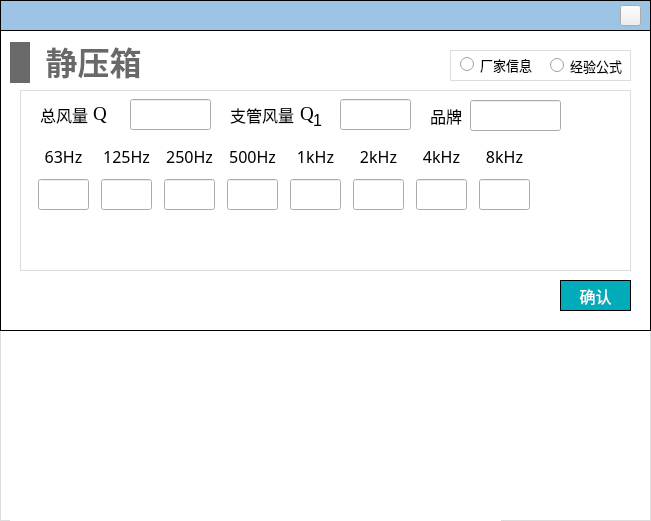
<?xml version="1.0" encoding="UTF-8"?>
<ui version="4.0">
 <class>Dialog_static_box</class>
 <widget class="QDialog" name="Dialog_static_box">
  <property name="geometry">
   <rect>
    <x>0</x>
    <y>0</y>
    <width>651</width>
    <height>521</height>
   </rect>
  </property>
  <property name="font">
   <font>
    <family>黑体</family>
   </font>
  </property>
  <property name="windowTitle">
   <string>Dialog</string>
  </property>
  <property name="styleSheet">
   <string notr="true">#Dialog_static_box
{
background-color:white;
}

QLineEdit 
{
font-family: 'Microsoft YaHei';
font-size: 13px;
}

QComboBox
{
font-family: 'Microsoft YaHei';
font-size: 13px;
}</string>
  </property>
  <widget class="QWidget" name="widget_static_box" native="true">
   <property name="geometry">
    <rect>
     <x>0</x>
     <y>30</y>
     <width>651</width>
     <height>301</height>
    </rect>
   </property>
   <property name="styleSheet">
    <string notr="true">#widget_static_box
{
border: 1px solid #000000;
}</string>
   </property>
   <widget class="QPushButton" name="pushButton_confirm">
    <property name="geometry">
     <rect>
      <x>560</x>
      <y>250</y>
      <width>71</width>
      <height>31</height>
     </rect>
    </property>
    <property name="font">
     <font>
      <family>Microsoft YaHei</family>
      <pointsize>12</pointsize>
     </font>
    </property>
    <property name="styleSheet">
     <string notr="true">QPushButton
{
	color:#ffffff; /*文字颜色*/
    background-color: #00ACB9;/*背景色*/
    border-radius:0px; /*边框倒角*/
	border: 1px solid #000000;
}


QPushButton:hover 
{
background-color: rgb(0,142,153);
color: white;
}</string>
    </property>
    <property name="text">
     <string>确认</string>
    </property>
   </widget>
   <widget class="QWidget" name="layoutWidget_12">
    <property name="geometry">
     <rect>
      <x>10</x>
      <y>10</y>
      <width>141</width>
      <height>45</height>
     </rect>
    </property>
    <layout class="QHBoxLayout" name="horizontalLayout_25">
     <item>
      <widget class="QLabel" name="label_30">
       <property name="minimumSize">
        <size>
         <width>20</width>
         <height>41</height>
        </size>
       </property>
       <property name="maximumSize">
        <size>
         <width>20</width>
         <height>41</height>
        </size>
       </property>
       <property name="styleSheet">
        <string notr="true">QLabel { 
border: none; 
background-color : rgb(105, 105, 105);
}</string>
       </property>
       <property name="text">
        <string/>
       </property>
      </widget>
     </item>
     <item>
      <widget class="QLabel" name="label_31">
       <property name="font">
        <font>
         <family>Microsoft YaHei</family>
         <pointsize>24</pointsize>
         <bold>true</bold>
        </font>
       </property>
       <property name="styleSheet">
        <string notr="true">QLabel { 
border: none; 
color : rgb(105, 105, 105);
}</string>
       </property>
       <property name="text">
        <string>静压箱</string>
       </property>
       <property name="alignment">
        <set>Qt::AlignBottom|Qt::AlignHCenter</set>
       </property>
      </widget>
     </item>
    </layout>
   </widget>
   <widget class="QWidget" name="widget_7" native="true">
    <property name="geometry">
     <rect>
      <x>450</x>
      <y>20</y>
      <width>181</width>
      <height>31</height>
     </rect>
    </property>
    <property name="styleSheet">
     <string notr="true">#widget_7
{
border: 1px solid #DCDCDC;
}</string>
    </property>
    <widget class="QRadioButton" name="radioButton_known">
     <property name="geometry">
      <rect>
       <x>10</x>
       <y>-1</y>
       <width>81</width>
       <height>31</height>
      </rect>
     </property>
     <property name="font">
      <font>
       <family>黑体</family>
       <pointsize>10</pointsize>
      </font>
     </property>
     <property name="text">
      <string>厂家信息</string>
     </property>
    </widget>
    <widget class="QRadioButton" name="radioButton_formula">
     <property name="geometry">
      <rect>
       <x>100</x>
       <y>0</y>
       <width>81</width>
       <height>31</height>
      </rect>
     </property>
     <property name="font">
      <font>
       <family>黑体</family>
       <pointsize>10</pointsize>
      </font>
     </property>
     <property name="text">
      <string>经验公式</string>
     </property>
    </widget>
   </widget>
   <widget class="QWidget" name="widget_2" native="true">
    <property name="geometry">
     <rect>
      <x>20</x>
      <y>60</y>
      <width>611</width>
      <height>181</height>
     </rect>
    </property>
    <property name="styleSheet">
     <string notr="true">#widget_2
{
border: 1px solid #DCDCDC;
}

QLabel
{
font-family: '黑体';
font-size: 16px;
}

QLineEdit
{
font-family: '黑体';
}

QRadioButton
{
font-family: '黑体';
}

QPushButton
{
font-family: '黑体';
}</string>
    </property>
    <widget class="QWidget" name="layoutWidget">
     <property name="geometry">
      <rect>
       <x>12</x>
       <y>50</y>
       <width>511</width>
       <height>72</height>
      </rect>
     </property>
     <layout class="QHBoxLayout" name="horizontalLayout">
      <item>
       <layout class="QVBoxLayout" name="verticalLayout">
        <item>
         <widget class="QLabel" name="label_7">
          <property name="minimumSize">
           <size>
            <width>51</width>
            <height>31</height>
           </size>
          </property>
          <property name="maximumSize">
           <size>
            <width>51</width>
            <height>31</height>
           </size>
          </property>
          <property name="font">
           <font>
            <family>黑体</family>
            <pointsize>-1</pointsize>
           </font>
          </property>
          <property name="text">
           <string>63Hz</string>
          </property>
          <property name="alignment">
           <set>Qt::AlignCenter</set>
          </property>
         </widget>
        </item>
        <item>
         <widget class="QLineEdit" name="lineEdit_63">
          <property name="minimumSize">
           <size>
            <width>51</width>
            <height>31</height>
           </size>
          </property>
          <property name="maximumSize">
           <size>
            <width>51</width>
            <height>31</height>
           </size>
          </property>
          <property name="alignment">
           <set>Qt::AlignCenter</set>
          </property>
          <property name="readOnly">
           <bool>true</bool>
          </property>
         </widget>
        </item>
       </layout>
      </item>
      <item>
       <layout class="QVBoxLayout" name="verticalLayout_2">
        <item>
         <widget class="QLabel" name="label_8">
          <property name="minimumSize">
           <size>
            <width>51</width>
            <height>31</height>
           </size>
          </property>
          <property name="maximumSize">
           <size>
            <width>51</width>
            <height>31</height>
           </size>
          </property>
          <property name="font">
           <font>
            <family>黑体</family>
            <pointsize>-1</pointsize>
           </font>
          </property>
          <property name="text">
           <string>125Hz</string>
          </property>
          <property name="alignment">
           <set>Qt::AlignCenter</set>
          </property>
         </widget>
        </item>
        <item>
         <widget class="QLineEdit" name="lineEdit_125">
          <property name="minimumSize">
           <size>
            <width>51</width>
            <height>31</height>
           </size>
          </property>
          <property name="maximumSize">
           <size>
            <width>51</width>
            <height>31</height>
           </size>
          </property>
          <property name="alignment">
           <set>Qt::AlignCenter</set>
          </property>
          <property name="readOnly">
           <bool>true</bool>
          </property>
         </widget>
        </item>
       </layout>
      </item>
      <item>
       <layout class="QVBoxLayout" name="verticalLayout_3">
        <item>
         <widget class="QLabel" name="label_9">
          <property name="minimumSize">
           <size>
            <width>51</width>
            <height>31</height>
           </size>
          </property>
          <property name="maximumSize">
           <size>
            <width>51</width>
            <height>31</height>
           </size>
          </property>
          <property name="font">
           <font>
            <family>黑体</family>
            <pointsize>-1</pointsize>
           </font>
          </property>
          <property name="text">
           <string>250Hz</string>
          </property>
          <property name="alignment">
           <set>Qt::AlignCenter</set>
          </property>
         </widget>
        </item>
        <item>
         <widget class="QLineEdit" name="lineEdit_250">
          <property name="minimumSize">
           <size>
            <width>51</width>
            <height>31</height>
           </size>
          </property>
          <property name="maximumSize">
           <size>
            <width>51</width>
            <height>31</height>
           </size>
          </property>
          <property name="alignment">
           <set>Qt::AlignCenter</set>
          </property>
          <property name="readOnly">
           <bool>true</bool>
          </property>
         </widget>
        </item>
       </layout>
      </item>
      <item>
       <layout class="QVBoxLayout" name="verticalLayout_4">
        <item>
         <widget class="QLabel" name="label_10">
          <property name="minimumSize">
           <size>
            <width>51</width>
            <height>31</height>
           </size>
          </property>
          <property name="maximumSize">
           <size>
            <width>51</width>
            <height>31</height>
           </size>
          </property>
          <property name="font">
           <font>
            <family>黑体</family>
            <pointsize>-1</pointsize>
           </font>
          </property>
          <property name="text">
           <string>500Hz</string>
          </property>
          <property name="alignment">
           <set>Qt::AlignCenter</set>
          </property>
         </widget>
        </item>
        <item>
         <widget class="QLineEdit" name="lineEdit_500">
          <property name="minimumSize">
           <size>
            <width>51</width>
            <height>31</height>
           </size>
          </property>
          <property name="maximumSize">
           <size>
            <width>51</width>
            <height>31</height>
           </size>
          </property>
          <property name="alignment">
           <set>Qt::AlignCenter</set>
          </property>
          <property name="readOnly">
           <bool>true</bool>
          </property>
         </widget>
        </item>
       </layout>
      </item>
      <item>
       <layout class="QVBoxLayout" name="verticalLayout_5">
        <item>
         <widget class="QLabel" name="label_11">
          <property name="minimumSize">
           <size>
            <width>51</width>
            <height>31</height>
           </size>
          </property>
          <property name="maximumSize">
           <size>
            <width>51</width>
            <height>31</height>
           </size>
          </property>
          <property name="font">
           <font>
            <family>黑体</family>
            <pointsize>-1</pointsize>
           </font>
          </property>
          <property name="text">
           <string>1kHz</string>
          </property>
          <property name="alignment">
           <set>Qt::AlignCenter</set>
          </property>
         </widget>
        </item>
        <item>
         <widget class="QLineEdit" name="lineEdit_1k">
          <property name="minimumSize">
           <size>
            <width>51</width>
            <height>31</height>
           </size>
          </property>
          <property name="maximumSize">
           <size>
            <width>51</width>
            <height>31</height>
           </size>
          </property>
          <property name="alignment">
           <set>Qt::AlignCenter</set>
          </property>
          <property name="readOnly">
           <bool>true</bool>
          </property>
         </widget>
        </item>
       </layout>
      </item>
      <item>
       <layout class="QVBoxLayout" name="verticalLayout_6">
        <property name="spacing">
         <number>6</number>
        </property>
        <item>
         <widget class="QLabel" name="label_12">
          <property name="minimumSize">
           <size>
            <width>51</width>
            <height>31</height>
           </size>
          </property>
          <property name="maximumSize">
           <size>
            <width>51</width>
            <height>31</height>
           </size>
          </property>
          <property name="font">
           <font>
            <family>黑体</family>
            <pointsize>-1</pointsize>
           </font>
          </property>
          <property name="text">
           <string>2kHz</string>
          </property>
          <property name="alignment">
           <set>Qt::AlignCenter</set>
          </property>
         </widget>
        </item>
        <item>
         <widget class="QLineEdit" name="lineEdit_2k">
          <property name="minimumSize">
           <size>
            <width>51</width>
            <height>31</height>
           </size>
          </property>
          <property name="maximumSize">
           <size>
            <width>51</width>
            <height>31</height>
           </size>
          </property>
          <property name="alignment">
           <set>Qt::AlignCenter</set>
          </property>
          <property name="readOnly">
           <bool>true</bool>
          </property>
         </widget>
        </item>
       </layout>
      </item>
      <item>
       <layout class="QVBoxLayout" name="verticalLayout_7">
        <item>
         <widget class="QLabel" name="label_">
          <property name="minimumSize">
           <size>
            <width>51</width>
            <height>31</height>
           </size>
          </property>
          <property name="maximumSize">
           <size>
            <width>51</width>
            <height>31</height>
           </size>
          </property>
          <property name="font">
           <font>
            <family>黑体</family>
            <pointsize>-1</pointsize>
           </font>
          </property>
          <property name="text">
           <string>4kHz</string>
          </property>
          <property name="alignment">
           <set>Qt::AlignCenter</set>
          </property>
         </widget>
        </item>
        <item>
         <widget class="QLineEdit" name="lineEdit_4k">
          <property name="minimumSize">
           <size>
            <width>51</width>
            <height>31</height>
           </size>
          </property>
          <property name="maximumSize">
           <size>
            <width>51</width>
            <height>31</height>
           </size>
          </property>
          <property name="alignment">
           <set>Qt::AlignCenter</set>
          </property>
          <property name="readOnly">
           <bool>true</bool>
          </property>
         </widget>
        </item>
       </layout>
      </item>
      <item>
       <layout class="QVBoxLayout" name="verticalLayout_8">
        <item>
         <widget class="QLabel" name="label_14">
          <property name="minimumSize">
           <size>
            <width>51</width>
            <height>31</height>
           </size>
          </property>
          <property name="maximumSize">
           <size>
            <width>51</width>
            <height>31</height>
           </size>
          </property>
          <property name="font">
           <font>
            <family>黑体</family>
            <pointsize>-1</pointsize>
           </font>
          </property>
          <property name="text">
           <string>8kHz</string>
          </property>
          <property name="alignment">
           <set>Qt::AlignCenter</set>
          </property>
         </widget>
        </item>
        <item>
         <widget class="QLineEdit" name="lineEdit_8k">
          <property name="minimumSize">
           <size>
            <width>51</width>
            <height>31</height>
           </size>
          </property>
          <property name="maximumSize">
           <size>
            <width>51</width>
            <height>31</height>
           </size>
          </property>
          <property name="alignment">
           <set>Qt::AlignCenter</set>
          </property>
          <property name="readOnly">
           <bool>true</bool>
          </property>
         </widget>
        </item>
       </layout>
      </item>
     </layout>
    </widget>
    <widget class="QStackedWidget" name="stackedWidget_input">
     <property name="geometry">
      <rect>
       <x>20</x>
       <y>9</y>
       <width>371</width>
       <height>31</height>
      </rect>
     </property>
     <property name="styleSheet">
      <string notr="true">#page_formula
{
background-color:white;
}

#page_known
{
background-color:white;
}</string>
     </property>
     <property name="currentIndex">
      <number>0</number>
     </property>
     <widget class="QWidget" name="page_formula">
      <widget class="QLineEdit" name="lineEdit_q">
       <property name="geometry">
        <rect>
         <x>300</x>
         <y>0</y>
         <width>71</width>
         <height>31</height>
        </rect>
       </property>
      </widget>
      <widget class="QLineEdit" name="lineEdit_q1">
       <property name="geometry">
        <rect>
         <x>90</x>
         <y>0</y>
         <width>81</width>
         <height>31</height>
        </rect>
       </property>
      </widget>
      <widget class="QLabel" name="label_13">
       <property name="geometry">
        <rect>
         <x>190</x>
         <y>0</y>
         <width>71</width>
         <height>31</height>
        </rect>
       </property>
       <property name="font">
        <font>
         <family>黑体</family>
         <pointsize>-1</pointsize>
        </font>
       </property>
       <property name="text">
        <string>支管风量</string>
       </property>
      </widget>
      <widget class="QLabel" name="label_15">
       <property name="geometry">
        <rect>
         <x>0</x>
         <y>0</y>
         <width>51</width>
         <height>31</height>
        </rect>
       </property>
       <property name="font">
        <font>
         <family>黑体</family>
         <pointsize>-1</pointsize>
        </font>
       </property>
       <property name="text">
        <string>总风量</string>
       </property>
      </widget>
      <widget class="QLabel" name="label">
       <property name="geometry">
        <rect>
         <x>53</x>
         <y>0</y>
         <width>21</width>
         <height>31</height>
        </rect>
       </property>
       <property name="font">
        <font>
         <family>Times New Roman</family>
         <pointsize>15</pointsize>
         <italic>false</italic>
         <bold>false</bold>
        </font>
       </property>
       <property name="styleSheet">
        <string notr="true">font: 15pt &quot;Times New Roman&quot;;</string>
       </property>
       <property name="text">
        <string>&lt;html&gt;&lt;head/&gt;&lt;body&gt;&lt;p&gt;&lt;span style=&quot; font-size:14pt;&quot;&gt;Q&lt;/span&gt;&lt;/p&gt;&lt;/body&gt;&lt;/html&gt;</string>
       </property>
      </widget>
      <widget class="QLabel" name="label_2">
       <property name="geometry">
        <rect>
         <x>260</x>
         <y>0</y>
         <width>21</width>
         <height>31</height>
        </rect>
       </property>
       <property name="font">
        <font>
         <family>Times New Roman</family>
         <pointsize>15</pointsize>
         <italic>false</italic>
         <bold>false</bold>
        </font>
       </property>
       <property name="styleSheet">
        <string notr="true">font: 15pt &quot;Times New Roman&quot;;</string>
       </property>
       <property name="text">
        <string>&lt;html&gt;&lt;head/&gt;&lt;body&gt;&lt;p&gt;&lt;span style=&quot; font-size:14pt;&quot;&gt;Q&lt;/span&gt;&lt;/p&gt;&lt;/body&gt;&lt;/html&gt;</string>
       </property>
      </widget>
      <widget class="QLabel" name="label_6">
       <property name="geometry">
        <rect>
         <x>273</x>
         <y>13</y>
         <width>16</width>
         <height>16</height>
        </rect>
       </property>
       <property name="text">
        <string>1</string>
       </property>
      </widget>
     </widget>
     <widget class="QWidget" name="page_known">
      <widget class="QLabel" name="label_5">
       <property name="geometry">
        <rect>
         <x>10</x>
         <y>0</y>
         <width>41</width>
         <height>31</height>
        </rect>
       </property>
       <property name="font">
        <font>
         <family>黑体</family>
         <pointsize>-1</pointsize>
        </font>
       </property>
       <property name="text">
        <string>型号</string>
       </property>
      </widget>
      <widget class="QLineEdit" name="lineEdit_model">
       <property name="geometry">
        <rect>
         <x>50</x>
         <y>0</y>
         <width>91</width>
         <height>31</height>
        </rect>
       </property>
      </widget>
     </widget>
    </widget>
    <widget class="QLabel" name="label_4">
     <property name="geometry">
      <rect>
       <x>410</x>
       <y>10</y>
       <width>41</width>
       <height>31</height>
      </rect>
     </property>
     <property name="font">
      <font>
       <family>黑体</family>
       <pointsize>-1</pointsize>
      </font>
     </property>
     <property name="text">
      <string>品牌</string>
     </property>
    </widget>
    <widget class="QLineEdit" name="lineEdit_brand">
     <property name="geometry">
      <rect>
       <x>450</x>
       <y>10</y>
       <width>91</width>
       <height>31</height>
      </rect>
     </property>
    </widget>
   </widget>
  </widget>
  <widget class="QWidget" name="widget_top" native="true">
   <property name="geometry">
    <rect>
     <x>0</x>
     <y>0</y>
     <width>651</width>
     <height>31</height>
    </rect>
   </property>
   <property name="styleSheet">
    <string notr="true">#widget_top
{
border: 1px solid #000000;
background-color: rgb(157, 196, 229);
	background-color: rgb(157, 196, 229);
}</string>
   </property>
   <widget class="QPushButton" name="close">
    <property name="geometry">
     <rect>
      <x>620</x>
      <y>5</y>
      <width>21</width>
      <height>21</height>
     </rect>
    </property>
    <property name="styleSheet">
     <string notr="true">border-image: url(:/images/image/closeWindow.jpg);</string>
    </property>
    <property name="text">
     <string/>
    </property>
   </widget>
  </widget>
  <widget class="QStackedWidget" name="stackedWidget_descri">
   <property name="geometry">
    <rect>
     <x>0</x>
     <y>330</y>
     <width>651</width>
     <height>191</height>
    </rect>
   </property>
   <property name="minimumSize">
    <size>
     <width>651</width>
     <height>191</height>
    </size>
   </property>
   <property name="styleSheet">
    <string notr="true">background-color: rgb(255, 255, 255);</string>
   </property>
   <property name="currentIndex">
    <number>0</number>
   </property>
   <widget class="QWidget" name="page_descri">
    <widget class="QWidget" name="widget_6" native="true">
     <property name="geometry">
      <rect>
       <x>0</x>
       <y>0</y>
       <width>651</width>
       <height>191</height>
      </rect>
     </property>
     <property name="minimumSize">
      <size>
       <width>651</width>
       <height>191</height>
      </size>
     </property>
     <property name="styleSheet">
      <string notr="true">#widget_6
{
border: 1px solid #DCDCDC;
}</string>
     </property>
     <widget class="QLabel" name="label_3">
      <property name="geometry">
       <rect>
        <x>10</x>
        <y>10</y>
        <width>491</width>
        <height>191</height>
       </rect>
      </property>
      <property name="styleSheet">
       <string notr="true">border-image: url(:/images/image/static_box_descri.png);</string>
      </property>
      <property name="text">
       <string/>
      </property>
     </widget>
    </widget>
   </widget>
   <widget class="QWidget" name="page_white"/>
  </widget>
  <zorder>widget_top</zorder>
  <zorder>stackedWidget_descri</zorder>
  <zorder>widget_static_box</zorder>
 </widget>
 <resources/>
 <connections/>
</ui>
